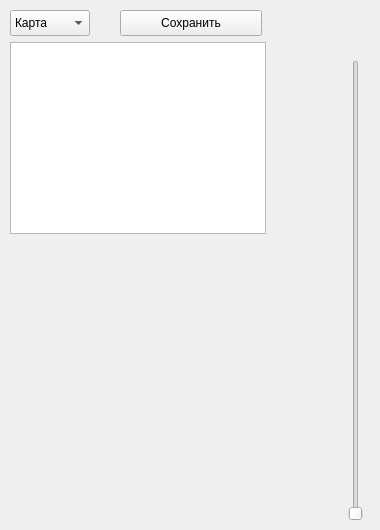
       <widget class="QWidget" name="diagn">
        <attribute name="title">
         <string>Диагностика</string>
        </attribute>
        <widget class="QPushButton" name="pushButton_4">
         <property name="geometry">
          <rect>
           <x>120</x>
           <y>10</y>
           <width>142</width>
           <height>26</height>
          </rect>
         </property>
         <property name="text">
          <string>Сохранить</string>
         </property>
        </widget>
        <widget class="QComboBox" name="changeMapComboBox">
         <property name="geometry">
          <rect>
           <x>10</x>
           <y>10</y>
           <width>80</width>
           <height>26</height>
          </rect>
         </property>
         <item>
          <property name="text">
           <string>Карта</string>
          </property>
         </item>
         <item>
          <property name="text">
           <string>График</string>
          </property>
         </item>
        </widget>
        <widget class="QPlainTextEdit" name="log">
         <property name="geometry">
          <rect>
           <x>10</x>
           <y>42</y>
           <width>256</width>
           <height>192</height>
          </rect>
         </property>
        </widget>
        <widget class="QSlider" name="verticalSlider">
         <property name="geometry">
          <rect>
           <x>340</x>
           <y>60</y>
           <width>31</width>
           <height>461</height>
          </rect>
         </property>
         <property name="maximum">
          <number>1000</number>
         </property>
         <property name="orientation">
          <enum>Qt::Vertical</enum>
         </property>
        </widget>
       </widget>
